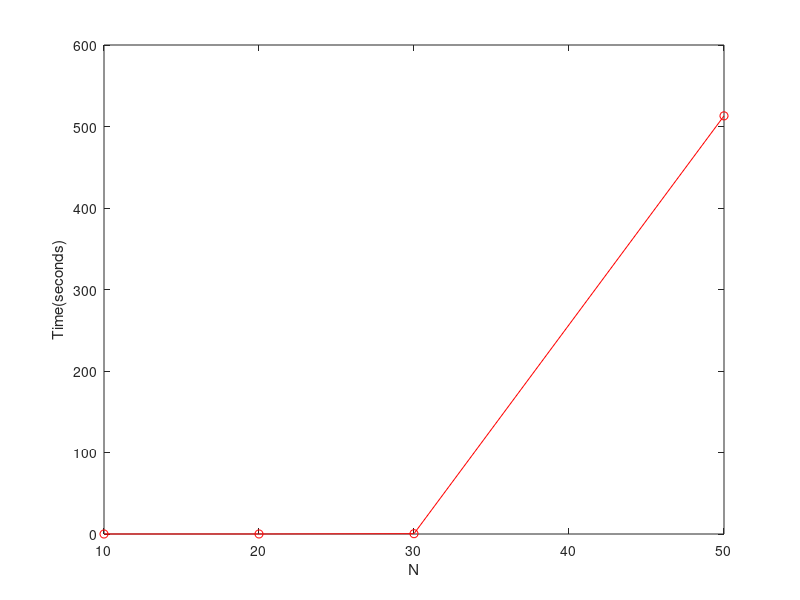

This figure's MATLAB source:
%% problem2 (a) 
num = [10, 50, 100, 500]; 
tt = zeros(1,4); 
%function A = generateSparse(N)
for t=1:3 
    N = num(t); 
    tic; 
A = sparse((N-1)*(N-1),(N-1)*(N-1));

for i=1:(N-1)*(N-1)
        A(i,i) = -4; 
       
        col = mod(i,N-1);
        if col==0
            col = N-1; 
        end
        row = ceil(i/(N-1)); 
        if row-1>=1
            A(i, (row-2)*(N-1) + col) = 1; % UP
        end
        if row+1 <=N-1
            A(i, (row)*(N-1) + col) = 1; % DOWN
        end
        if col-1>=1
            A(i, (row-1)*(N-1) + col-1) =1 ; % LEFT
        end
        if col+1<=N-1
            A(i, (row-1)*(N-1) + col+1) = 1; % RIGHT
        end
end
   tt(t) = toc;  
end
%A= full(A)

%tt = [ 0.0086 ,   0.0438  ,  0.3845 , 513.0644]
%%  %% problem2 (b) 
%num = [10, 50, 100, 500]; 
num = [10, 20, 30, 50]; 

tt = zeros(1,4); 
full_time = zeros(1,4); 
sparse_time = zeros(1,4); 


%function A = generateSparse(N)


for t=1:4
    N = num(t); 
    tic; 


nz = (N-1)^2 + 4*(N-1)*(N-2);
I = zeros(nz,1);
J = zeros(nz,1);
V = zeros(nz,1);

index = 1; 

for i=1:(N-1)*(N-1)
         I(index) = i;
         J(index) = i; 
         V(index) = -4; 
         index = index+1; 
         
        col = mod(i,N-1); 
        if col==0
            col = N-1; 
        end
        row = ceil(i/(N-1)); 
        if row-1>=1
            % UP
            I(index) = i;
            J(index) = (row-2)*(N-1) + col; 
            V(index) = 1; 
            index = index+1; 
        end
        if row+1 <=N-1
             % DOWN
            I(index) = i;
            J(index) = (row)*(N-1) + col;  
            V(index) = 1;
             index = index+1; 
        end
        if col-1>=1
             % LEFT
            I(index) = i;
            J(index) = (row-1)*(N-1) + col-1;  
            V(index) = 1;
             index = index+1; 
        end
        if col+1<=N-1
            % RIGHT
            I(index) = i;
            J(index) = (row-1)*(N-1) + col+1;  
            V(index) = 1;
            index = index+1; 
        end
end

A = sparse(I,J,V,(N-1)*(N-1),(N-1)*(N-1));
tt(t) = toc ; 
len = (N-1)*(N-1); 
b = zeros(len, 1);
for i=1:N-1
    for j=1:N-1
       ind = (i-1)*(N-1)+j; 
       %b(ind) = 0; 
       b(ind) = 1; 
       %b(ind) = -1; 
       %b(ind) = -(i-0.5)^2-(j-0.5)^2; 
       %b(ind) = sin(100)*cos(100); 
    end
end
A_full = full(A) ; 
tic;
x = A_full\b; 
full_time(t)  = toc; 
tic;
x = A\b; 
sparse_time(t)  = toc; 



%[U,iter]  = jacobian(A, b); 
%iter
end 
plot(num, full_time,'-o', num, sparse_time,'-*'); 
xlabel('N');
ylabel('Time(seconds)'); 
legend('Full Matrix', 'Sparse Matrix'); 

%%
tt1 = [ 0.0086 ,   0.0438  ,  0.3845 , 513.0644]
%plot(num, tt, '-*'); 
plot(num, tt1, '-ro') ; 
xlabel('N');
ylabel('Time(seconds)'); 


%% Problem (6) 


